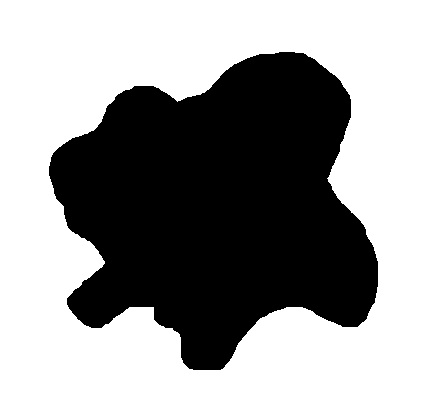
#> input picture input/img1.png, 433 x 397 px, found by its file name
$ python centroid_cognida.py
#> lines starting #> are read from the running program, lines starting #| are printed output that depends on the picture; after the words box and inside, x2 and y2 are one past the last pixel; in counts of white or black regions, pixels touching at a corner belong together
#read image using cv2 take input image
import cv2
import numpy as np
path=r'input\img1.png'
def read_image(path):
#> called with path = 'input\\img1.png'
    img = cv2.imread(path)
#> img is the input picture: shape (397, 433, 3); 59.4% white; 1 black region, box (x1, y1, x2, y2) and area: (49, 52, 378, 370) 69791
    gray = cv2.cvtColor(img, cv2.COLOR_BGR2GRAY)
    blur = cv2.GaussianBlur(gray, (5, 5),cv2.BORDER_DEFAULT)
    ret, thresh = cv2.threshold(blur, 200, 255,cv2.THRESH_BINARY_INV)
#> thresh: shape (397, 433); 41.5% white; 1 white region
    contours, hierarchies = cv2.findContours(thresh, cv2.RETR_LIST, cv2.CHAIN_APPROX_SIMPLE)
#> contours = 1 contour; box (x1, y1, x2, y2) and area: (48, 51, 379, 371) 70730
    blank = np.zeros(thresh.shape[:2],dtype='uint8')
    cv2.drawContours(blank, contours, -1,(255, 0, 0), 1)
#> blank: shape (397, 433); 0.62% white in thin lines or dots, all inside (x1, y1, x2, y2) = (48, 51, 379, 371)
    for i in contours:
        M = cv2.moments(i)
        if M['m00'] != 0:
            cx = int(M['m10']/M['m00'])
            cy = int(M['m01']/M['m00'])
            cv2.drawContours(img, [i], -1, (0, 255, 0), 2)
            cv2.circle(img, (cx, cy), 7, (0, 0, 255), -1)
            cv2.putText(img, "center", (cx - 20, cy - 20),
            cv2.FONT_HERSHEY_SIMPLEX, 0.5, (0, 0, 0), 2)
#> this loop made 1 pass
#> (cx, cy) on pass 1: (218, 206)
#> img: shape (397, 433, 3); 2.49% of pixels changed, all inside (x1, y1, x2, y2) = (47, 50, 380, 372)
    return img

path2=r'input\img2.png'
path3=r'input\img3.png'
path4=r'input\img4.png'


cv2.imshow("output",read_image(path))
cv2.waitKey(3000)
cv2.imshow("output",read_image(path2))
#> call 2 of read_image, with path = 'input\\img2.png'
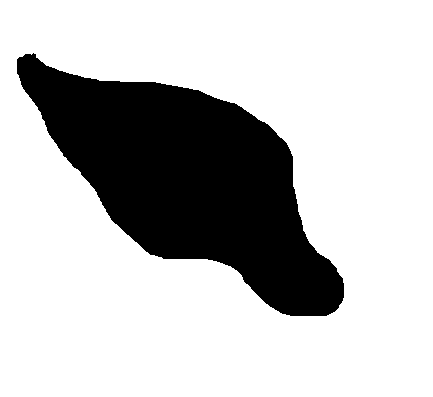
#> input picture input/img2.png, 433 x 397 px, found by its file name
#> in read_image, img is the input picture: shape (397, 433, 3); 75.9% white; 1 black region, box (x1, y1, x2, y2) and area: (17, 53, 344, 316) 41446
#> in read_image (call 2), `ret, thresh = cv2.threshold(blur, 200, 255,cv2.THRESH_BINARY_INV)`: thresh: shape (397, 433); 24.8% white; 1 white region
#> in read_image (call 2), `contours, hierarchies = cv2.findContours(thresh, cv2.RETR_LIST, cv2.CH..`: contours = 1 contour; box (x1, y1, x2, y2) and area: (16, 53, 345, 317) 42172
#> in read_image (call 2), `cv2.drawContours(blank, contours, -1,(255, 0, 0), 1)`: blank: shape (397, 433); 0.49% white in thin lines or dots, all inside (x1, y1, x2, y2) = (16, 53, 345, 317)
#> the loop in read_image (call 2), `for i in contours:` made 1 pass
#> (cx, cy) on pass 1: (188, 179)
#> after the loop in read_image (call 2), `for i in contours:`: img: shape (397, 433, 3); 1.95% of pixels changed, all inside (x1, y1, x2, y2) = (15, 52, 346, 318)
cv2.waitKey(3000)
cv2.imshow("output",read_image(path3))
#> call 3 of read_image, with path = 'input\\img3.png'
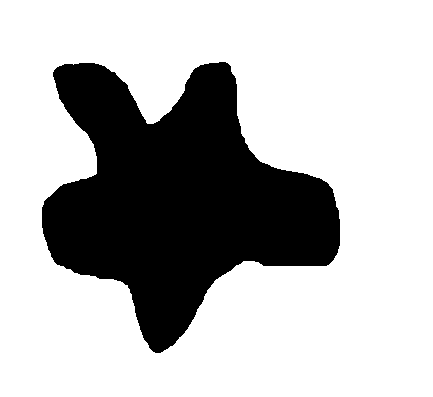
#> input picture input/img3.png, 433 x 397 px, found by its file name
#> in read_image, img is the input picture: shape (397, 433, 3); 72.3% white; 1 black region, box (x1, y1, x2, y2) and area: (42, 62, 340, 353) 47660
#> in read_image (call 3), `ret, thresh = cv2.threshold(blur, 200, 255,cv2.THRESH_BINARY_INV)`: thresh: shape (397, 433); 28.5% white; 1 white region
#> in read_image (call 3), `contours, hierarchies = cv2.findContours(thresh, cv2.RETR_LIST, cv2.CH..`: contours = 1 contour; box (x1, y1, x2, y2) and area: (41, 61, 341, 354) 48526
#> in read_image (call 3), `cv2.drawContours(blank, contours, -1,(255, 0, 0), 1)`: blank: shape (397, 433); 0.59% white in thin lines or dots, all inside (x1, y1, x2, y2) = (41, 61, 341, 354)
#> the loop in read_image (call 3), `for i in contours:` made 1 pass
#> (cx, cy) on pass 1: (177, 198)
#> after the loop in read_image (call 3), `for i in contours:`:
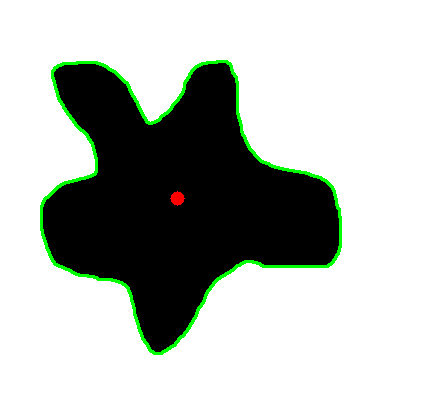
#> img: shape (397, 433, 3); 2.31% of pixels changed, all inside (x1, y1, x2, y2) = (40, 60, 342, 355)
cv2.waitKey(3000)
cv2.imshow("output",read_image(path4))
#> call 4 of read_image, with path = 'input\\img4.png'
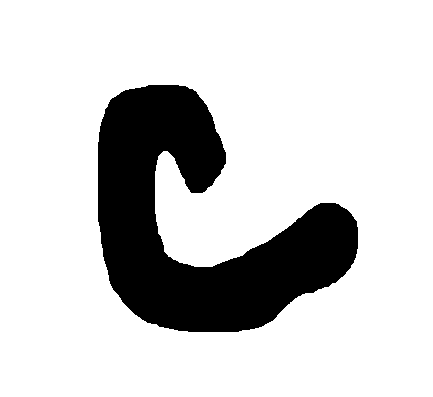
#> input picture input/img4.png, 433 x 397 px, found by its file name
#> in read_image, img is the input picture: shape (397, 433, 3); 81.4% white; 1 black region, box (x1, y1, x2, y2) and area: (98, 85, 358, 332) 31945
#> in read_image (call 4), `ret, thresh = cv2.threshold(blur, 200, 255,cv2.THRESH_BINARY_INV)`:
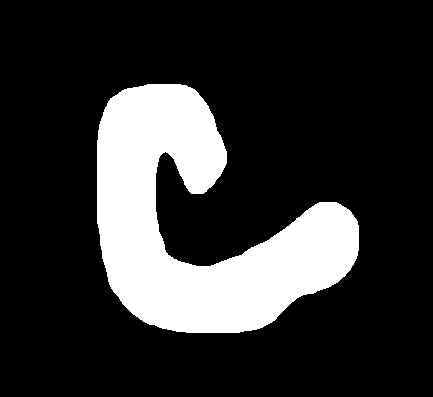
#> thresh: shape (397, 433); 19.4% white; 1 white region
#> in read_image (call 4), `contours, hierarchies = cv2.findContours(thresh, cv2.RETR_LIST, cv2.CH..`: contours = 1 contour; box (x1, y1, x2, y2) and area: (97, 84, 359, 333) 32787
#> in read_image (call 4), `cv2.drawContours(blank, contours, -1,(255, 0, 0), 1)`:
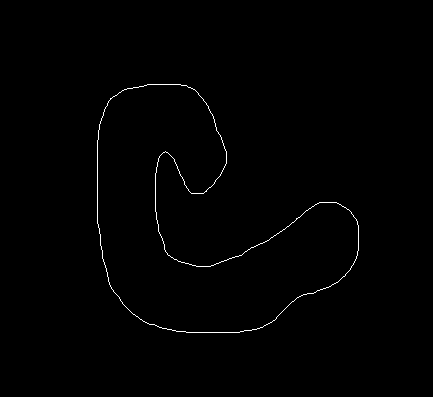
#> blank: shape (397, 433); 0.6% white in thin lines or dots, all inside (x1, y1, x2, y2) = (97, 84, 359, 333)
#> the loop in read_image (call 4), `for i in contours:` made 1 pass
#> (cx, cy) on pass 1: (198, 223)
#> after the loop in read_image (call 4), `for i in contours:`:
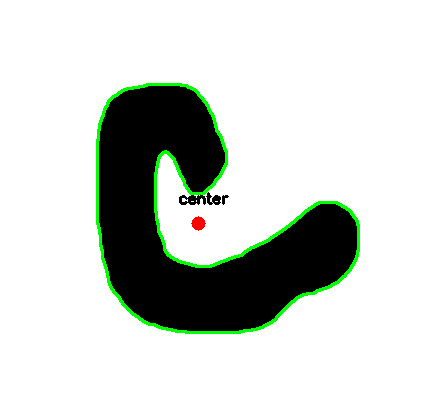
#> img: shape (397, 433, 3); 2.47% of pixels changed, all inside (x1, y1, x2, y2) = (96, 83, 360, 334)
cv2.waitKey(3000)
cv2.destroyAllWindows()
